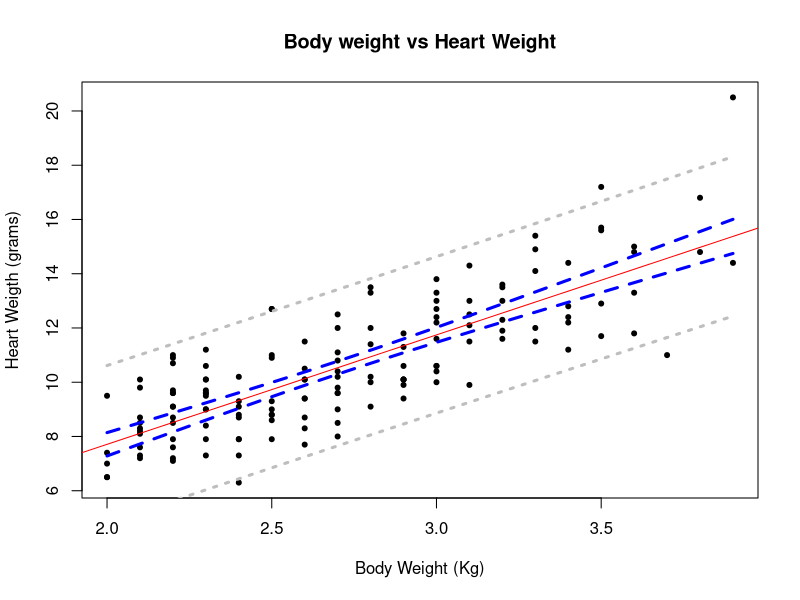
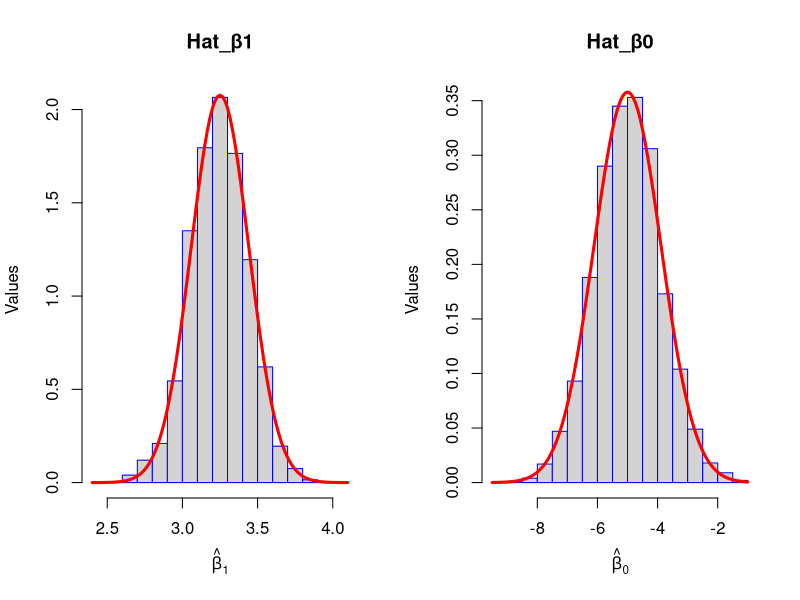

Source code (R) for these figures, in order:
## ---- chunk 1
library(MASS)
cat_model = lm(Hwt ~ Bwt, data = cats)
summary(cat_model)
## ---- chunk 2
confint(cat_model, level = 0.95)[2,]
## ---- chunk 3
confint(cat_model, level = 0.90)[1,]
## ---- chunk 4
predict(cat_model, newdata = data.frame(Bwt = c(2.1, 2.8)), interval ="confidence", level = .90)
## ---- chunk 5
predict(cat_model, newdata = data.frame(Bwt = c(2.8, 4.2)), interval ="predict", level = .90)
## ---- chunk 6
sequence_num = seq(min(cats$Bwt), max(cats$Bwt), by = 0.01)
cat_conf_line = predict(cat_model, newdata = data.frame(Bwt = sequence_num), interval = "confidence", level = 0.95)
cat_pred_line = predict(cat_model, newdata = data.frame(Bwt = sequence_num), interval = "prediction", level = 0.95)

plot(Hwt ~ Bwt, data = cats,
     xlab = "Body Weight (Kg)",
     ylab = "Heart Weigth (grams)",
     main = "Body weight vs Heart Weight",
     pch = 20,
     cex  = 1,
     col  = "black")
abline(cat_model, lwd = 1, col = "red")
lines(sequence_num, cat_conf_line[,2], col = "blue", lwd = 3, lty = 2)
lines(sequence_num, cat_conf_line[,3], col = "blue", lwd = 3, lty = 2)
lines(sequence_num, cat_pred_line[,2], col = "grey", lwd = 3, lty = 3)
lines(sequence_num, cat_pred_line[,3], col = "grey", lwd = 3, lty = 3)
## ---- chunk 7
beta1_hat = summary(cat_model)$coefficients[2,1]
SE = summary(cat_model)$coefficients[2,2]
t_value = (beta1_hat - 4) / SE
num_rows = nrow(cats)
p_value = pt(t_value, df = num_rows - 2, lower.tail = FALSE) * 2
t_value
p_value
## ---- chunk 8
data(Ozone, package = "mlbench")
Ozone = Ozone[, c(4, 6, 7, 8)]
colnames(Ozone) = c("ozone", "wind", "humidity", "temp")
Ozone = Ozone[complete.cases(Ozone), ]
## ---- chunk 9
ozone_wind_model = lm(Ozone$ozone ~ Ozone$wind, data = Ozone)
summary(ozone_wind_model)
## ---- chunk 10
ozone_temp_model = lm(Ozone$ozone ~ Ozone$temp, data = Ozone)
summary(ozone_temp_model)
## ---- chunk 11
birthday = 19900826
set.seed(birthday)
n = 50
x = seq(0, 10, length = n)
## ---- chunk 12
beta_0 = -5
beta_1 = 3.25
sigma = sqrt(16)

beta_hat_0 = rep(0,2000)
beta_hat_1 = rep(0,2000)

for(i in 1:2000) {
  e = rnorm(n,mean=0,sd=sigma)
  y = beta_0 + beta_1 * x + e
  model = lm(y ~ x)
  beta_hat_0[i] = coef(model)[1]
  beta_hat_1[i] = coef(model)[2]
}

## ---- chunk 13
library("knitr")
Sxx = sum((x-mean(x)) ^2)
var_beta_hat_1 = sigma ^ 2 / Sxx 
var_beta_hat_0 = sigma ^ 2 * ( 1/ n + mean(x) ^ 2 / Sxx)
Beta_0_values = c(beta_0, mean(beta_hat_0), sqrt(var_beta_hat_0), sd(beta_hat_0))
Beta_1_values = c(beta_1, mean(beta_hat_1), sqrt(var_beta_hat_1), sd(beta_hat_1))
const = c("True Mean", "Simulated mean", "True Stand. Devi.", "Simulated Stand. Devi")

df = data.frame("Values" = const, "Hat_β0" = Beta_0_values, "Hat_β1" = Beta_1_values)
kable(df, "markdown", align = "lrr", caption = "Expected Table")
## ---- chunk 14
posi_tion = c(1, 2)
par(mfrow = posi_tion)
hist( beta_hat_1, prob = TRUE, breaks = 20, 
      xlab = expression(hat(beta)[1]), 
      ylab= "Values", 
      main = "Hat_β1" , border = "blue")
curve(dnorm(x, mean = beta_1, sd = sqrt(var_beta_hat_1)), col = "red", add = TRUE, lwd = 3) 

hist( beta_hat_0, prob = TRUE, breaks =20, 
      xlab = expression(hat(beta)[0]), 
      ylab = "Values",  
      main = "Hat_β0", border = "blue")
curve(dnorm(x, mean = beta_0, sd = sqrt(var_beta_hat_0)), col = "red", add = TRUE, lwd = 3)
## ---- chunk 15
birthday = 19900826
set.seed(birthday)
n = 25
x = seq(0, 2.5, length = n)

beta_0 = 5
beta_1 = 2
sigma = sqrt(9)

beta_hat_0 = rep(0,2500)
beta_hat_1 = rep(0,2500)
Se = rep(0,2500)

for(i in 1:2500) {
  e = rnorm(n,mean=0,sd=sigma)
  y = beta_0 + beta_1 * x + e
  model = lm(y ~ x)
  beta_hat_0[i] = coef(model)[1]
  beta_hat_1[i] = coef(model)[2]
  Se[i] = summary(model)$coefficient[2,2]
}

## ---- chunk 16
crit_95 = abs(qt(.05 / 2, df = n - 2))
lower_95 = c(beta_hat_1 - crit_95 * Se)
upper_95 = c(beta_hat_1 + crit_95 * Se)

values95 = data.frame("Hat_β1" = beta_hat_1, Lower = lower_95, Upper = upper_95)
head(values95)
## ---- chunk 17
mean(lower_95 < beta_1 & beta_1 < upper_95)
## ---- chunk 18
1 - mean(lower_95 < 0 & 0 < upper_95)
## ---- chunk 19
crit_99 = abs(qt(.001 / 2, df = n - 2))
lower_99 = c(beta_hat_1 - crit_99 * Se)
upper_99 = c(beta_hat_1 + crit_99 * Se)
values99 = data.frame("Hat_β1" = beta_hat_1, Lower = lower_99, Upper = upper_99)
head(values99)
## ---- chunk 20
mean(lower_99 < beta_1 & beta_1 < upper_99)
## ---- chunk 21
1 - mean(lower_99 < 0 & 0 < upper_99)
## ---- chunk 22
calc_pred_int = function(model, newdata, level = 0.95)
{
  model = model
  newd_1 = newdata
  n = nrow(model$model)
  x1 = newd_1[1]
  lv = level
  
  x = model$model[names(newd_1)]
  
  xmean = mean(x[[1]])
  
  predic_va = predict(cat_model, newdata = x1)[1]
  
  Se = summary(model)$sigma
  
  beta_hat_0 = model$coefficients[1]
  
  beta_hat_1 = model$coefficients[2]
  
  alpha = 1 - lv
  
  crit_any_level = abs(qt(alpha / 2, df = nrow(model$model) - 2))
  
  Sxx = sum((x - mean(x[[1]])) ^ 2)
  
  lowert = predic_va - crit_any_level * Se * sqrt(1 + 1 / n + (x1 - xmean) ^ 2 / Sxx)
  uppert = predic_va + crit_any_level * Se * sqrt(1 + 1 / n + (x1 - xmean) ^ 2 / Sxx)
  
  return(c(lowert, uppert))
  
}

## ---- chunk 23
newcat_1 = data.frame(Bwt = 4.0)
calc_pred_int(cat_model, newcat_1)
## ---- chunk 24
newcat_2 = data.frame(Bwt = 3.3)
calc_pred_int(cat_model, newcat_2, level = 0.90)
